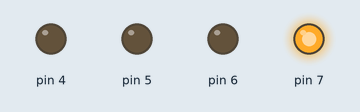
Simulated run of this sketch. Board: Arduino Uno, built with avr-gcc and run on an emulated ATmega328P. Parts: output pins drawn as LEDs (lit = HIGH).

Above: at 0.05 s.
At 0.65 s:
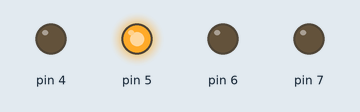
At 1.35 s:
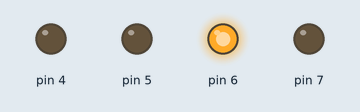
At 2.75 s:
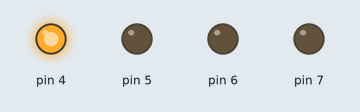
Timing chart, 0 to 3.0 s (numbered marks = the images above):
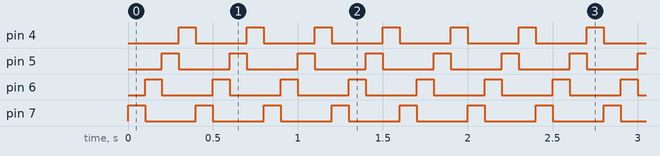

The sketch:

transition.ino
```cpp
//Alternating lights code:
void setup() {
  // put your setup code here, to run once:
  pinMode(7, OUTPUT);
  pinMode(6, OUTPUT);
  pinMode(5, OUTPUT);
  pinMode(4, OUTPUT);
  digitalWrite(7, LOW);
  digitalWrite(6, LOW);
  digitalWrite(5, LOW);
  digitalWrite(4, LOW);
}
void loop() {
  // put your main code here, to run repeatedly:
  digitalWrite(7, HIGH);
  delay(100);
  digitalWrite(7, LOW);
  digitalWrite(6, HIGH);
  delay(100);
  digitalWrite(6, LOW);
  digitalWrite(5, HIGH);
  delay(100);
  digitalWrite(5, LOW);
  digitalWrite(4, HIGH);
  delay(100);
  digitalWrite(4, LOW);
}
```

Measured:
- by itself, pin 4–7: alternates HIGH for 0.10 s and LOW for 0.30 s
